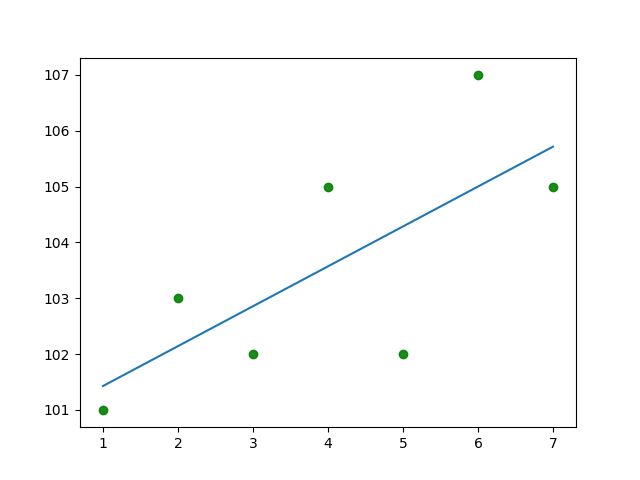

This figure's Python source:
################################################################################################
#	name:	linear-regression-03-scipy.py
#	desc:	linear regression using  scipy
#	date:	2018-07-14
#	Author:	conquistadorjd
#   reference: https://docs.scipy.org/doc/scipy/reference/generated/scipy.stats.linregress.html
################################################################################################
import numpy as np
import matplotlib.pyplot as plt
from sklearn import datasets, linear_model
from sklearn.metrics import mean_squared_error, r2_score
from scipy import stats


print('*** Program started ***')

##################################### Testing different patterns
y1=[101,102,103,104,105,106,107]
y2=[101,100,99,98,97,96,95]
y3=[101,102,101,102,101,102,101]
y4=[101,103,105,107,109,111,115]
y5=[101,103,102,105,102,107,105]
y6=[1,2,3,4,5,6,7]
y=y5

x=np.arange(len(y))
x1=np.arange(len(y))
x = x +1 # to ensure count is starting from 1

##################################### regression
slope, intercept, r_value, p_value, std_err = stats.linregress(x, y)

print('Coefficients: \n', slope, intercept, r_value, p_value, std_err)

pc = stats.pearsonr(x1,y)
print(pc)
# tau = stats.kendalltau(x,y)
# print(tau)
# rho = stats.spearmanr(x,y)
# print(rho)

# xx= x
# yy = regr.predict(xx)
plt.scatter(x,y,s=None, marker='o',color='g',edgecolors='g',alpha=0.9,label="Jagur")
plt.plot(x, intercept + slope*x, label='fitted line')
# # plt.xlabel('Sample x Axis')  
# # plt.ylabel('Sample y Axis')  
# # plt.legend(loc=2)
# # plt.grid(color='black', linestyle='-', linewidth=0.5)
# # plt.title('PC '+ "{:.3f}".format(pc[0]) + ' tau ' + "{:.3f}".format(tau[0]) + ' rho ' + "{:.3f}".format(rho[0])+ ' gamma ' + "{:.3f}".format(gamma), fontsize=8)

# # Saving image
plt.savefig('linear-regression-03-scipy.png')

# # In case you dont want to save image but just displya it
plt.show()

print('*** Program ended ***')